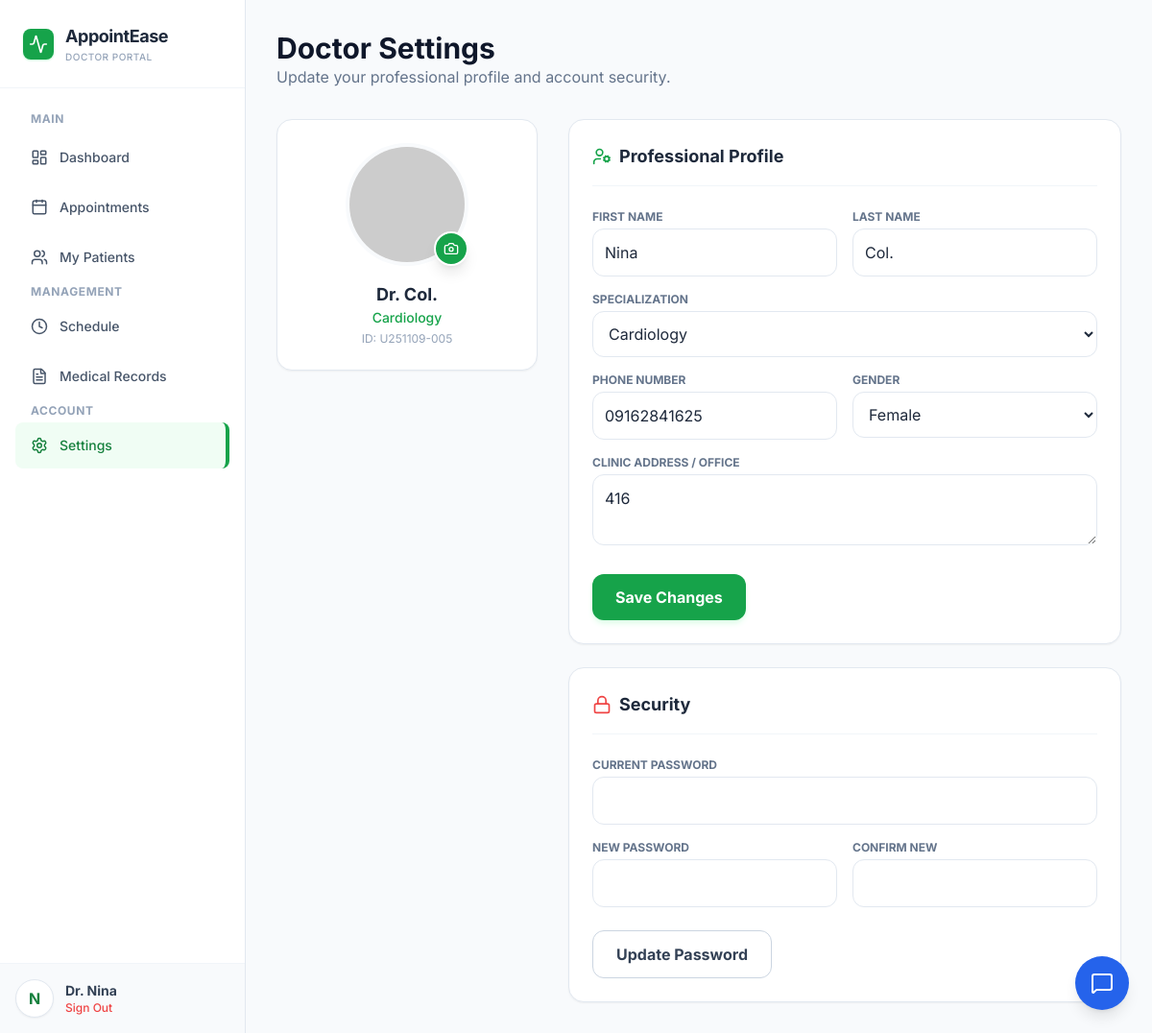
Page /doctor_settings.php (signed in) on the committed database.
### tables this page shows
CREATE TABLE `tblinfo` (
  `id` int(11) NOT NULL,
  `user_id` varchar(30) NOT NULL,
  `last_name` varchar(40) NOT NULL,
  `first_name` varchar(50) NOT NULL,
  `middle_name` varchar(40) NOT NULL,
  `specialization` varchar(30) NOT NULL,
  `bdate` date NOT NULL,
  `gender` varchar(10) NOT NULL,
  `address` varchar(200) NOT NULL,
  `contact` varchar(20) NOT NULL,
  `image` varchar(255) DEFAULT NULL
);

### controllers/doctor_settings_data.php (called while the page is built, shortened)
<?php
require_once 'session_handler.php';
require_once 'security_helper.php';
require_once 'db.php';
$user_id = session_get_user_id();
$stmt = $pdo->prepare("SELECT * FROM tblinfo WHERE user_id = ?");
$stmt->execute([$user_id]);
$info = $stmt->fetch(PDO::FETCH_ASSOC);
$specs = $pdo->query("SELECT specialization FROM tblspecialization ORDER BY specialization")->fetchAll(PDO::FETCH_COLUMN);
$avatar = !empty($info['image']) ? 'uploads/' . e($info['image']) : 'https://ui-avatars.com/api/?name=' . urlencode($info['first_name'] . '+' . $info['last_name']) . '&background=16a34a&color=fff';
?>

### security_helper.php (called while the page is built, shortened)
<?php
function sanitize_output($data) {
    return htmlspecialchars($data ?? '', ENT_QUOTES | ENT_SUBSTITUTE, 'UTF-8');
}
function e($data) {
    return sanitize_output($data);
}
?>

### session_handler.php (called while the page is built, shortened)
<?php
function session_get_user_id() {
    return $_SESSION['user_id'] ?? null;
}
?>

### doctor_settings.php (the view, shortened to what this page needs)
<?php
include __DIR__ . '/controllers/doctor_settings_data.php';
?>
<!DOCTYPE html>
<html lang="en">
<head>
    <script src="https://cdn.tailwindcss.com"></script>
</head>
<body class="text-slate-800">
    <div class="flex h-screen overflow-hidden">
        <?php include 'includes/doctor_sidebar.php'; ?>
        <main class="flex-1 overflow-auto w-full">
            <div class="p-6 md:p-8 max-w-5xl mx-auto">
                <div class="mb-8">
                    <h1 class="text-3xl font-bold text-slate-900">Doctor Settings</h1>
                    <p class="text-slate-500">Update your professional profile and account security.</p>
                </div>
                <div class="grid grid-cols-1 lg:grid-cols-3 gap-8">
                    <div class="lg:col-span-1">
                        <div class="bg-white p-6 rounded-2xl border border-slate-200 text-center sticky top-6 shadow-sm">
                            <form method="POST" enctype="multipart/form-data" id="avatarForm">
                                <div class="relative inline-block mb-4 group">
                                    <div class="w-32 h-32 rounded-full overflow-hidden border-4 border-slate-50 shadow-inner mx-auto">
                                        <img id="avatarPreview" src="<?= $avatar ?>" alt="Profile" class="w-full h-full object-cover transition-all duration-300">
                                    </div>
                                    <label for="avatarInput" class="absolute bottom-0 right-0 bg-green-600 text-white p-2 rounded-full cursor-pointer hover:bg-green-700 transition shadow-lg border-2 border-white">
                                        <i data-lucide="camera" class="w-4 h-4"></i>
                                    </label>
                                </div>
                                <h2 class="text-lg font-bold text-slate-800">Dr. <?= e($info['last_name']) ?></h2>
                                <p class="text-sm text-green-600 font-medium"><?= e($info['specialization']) ?></p>
                                <p class="text-xs text-slate-400 mt-1">ID: <?= e($user_id) ?></p>
                            </form>
                        </div>
                    </div>
                    <div class="lg:col-span-2 space-y-6">
                        <div class="bg-white p-6 rounded-2xl border border-slate-200 shadow-sm">
                            <div class="flex items-center gap-2 mb-6 pb-4 border-b border-slate-100">
                                <i data-lucide="user-cog" class="text-green-600 w-5 h-5"></i>
                                <h3 class="text-lg font-bold text-slate-800">Professional Profile</h3>
                            </div>
                            <form method="POST" id="profileForm" novalidate>
                                <div class="grid grid-cols-1 md:grid-cols-2 gap-4 mb-4">
                                    <div class="form-group">
                                        <label class="block text-xs font-bold text-slate-500 uppercase mb-1">First Name</label>
                                        <input type="text" name="first_name" id="first_name" value="<?= e($info['first_name']) ?>" class="w-full p-3 border border-slate-200 rounded-xl focus:outline-none focus:border-green-500 transition validation-field">
                                    </div>
                                    <div class="form-group">
                                        <label class="block text-xs font-bold text-slate-500 uppercase mb-1">Last Name</label>
                                        <input type="text" name="last_name" id="last_name" value="<?= e($info['last_name']) ?>" class="w-full p-3 border border-slate-200 rounded-xl focus:outline-none focus:border-green-500 transition validation-field">
                                    </div>
                                </div>
                                <div class="mb-4 form-group">
                                    <label class="block text-xs font-bold text-slate-500 uppercase mb-1">Specialization</label>
                                    <select name="specialization" id="specialization" class="w-full p-3 border border-slate-200 rounded-xl focus:outline-none focus:border-green-500 bg-white validation-field">
                                        <?php foreach($specs as $s): ?>
                                            <option value="<?= e($s) ?>" <?= ($info['specialization'] == $s) ? 'selected' : '' ?>><?= e($s) ?></option>
                                        <?php endforeach; ?>
                                    </select>
                                </div>
                                <div class="grid grid-cols-1 md:grid-cols-2 gap-4 mb-4">
                                    <div class="form-group">
                                        <label class="block text-xs font-bold text-slate-500 uppercase mb-1">Phone Number</label>
                                        <input type="text" name="contact" id="contact" value="<?= e($info['contact']) ?>" class="w-full p-3 border border-slate-200 rounded-xl focus:outline-none focus:border-green-500 transition validation-field">
                                    </div>
                                    <div class="form-group">
                                        <label class="block text-xs font-bold text-slate-500 uppercase mb-1">Gender</label>
                                        <select name="gender" id="gender" class="w-full p-3 border border-slate-200 rounded-xl focus:outline-none focus:border-green-500 bg-white validation-field">
                                            <option value="Female" <?= ($info['gender']=='Female')?'selected':'' ?>>Female</option>
                                        </select>
                                    </div>
                                </div>
                                <div class="mb-6 form-group">
                                    <label class="block text-xs font-bold text-slate-500 uppercase mb-1">Clinic Address / Office</label>
                                    <textarea name="address" id="address" rows="2" class="w-full p-3 border border-slate-200 rounded-xl focus:outline-none focus:border-green-500 transition validation-field"><?= e($info['address']) ?></textarea>
                                </div>
                                <button type="submit" name="update_profile" class="px-6 py-3 bg-green-600 hover:bg-green-700 text-white font-bold rounded-xl transition shadow-md shadow-green-100 w-full md:w-auto">
                                    Save Changes
                                </button>
                            </form>
                        </div>
                        <div class="bg-white p-6 rounded-2xl border border-slate-200 shadow-sm">
                            <div class="flex items-center gap-2 mb-6 pb-4 border-b border-slate-100">
                                <i data-lucide="lock" class="text-red-500 w-5 h-5"></i>
                                <h3 class="text-lg font-bold text-slate-800">Security</h3>
                            </div>
                            <form method="POST" id="passwordForm" novalidate>
                                <div class="space-y-4 mb-6">
                                    <div class="form-group">
                                        <label class="block text-xs font-bold text-slate-500 uppercase mb-1">Current Password</label>
                                        <input type="password" name="current_password" id="current_password" required class="w-full p-3 border border-slate-200 rounded-xl focus:outline-none focus:border-red-500 transition validation-field">
                                    </div>
                                    <div class="grid grid-cols-1 md:grid-cols-2 gap-4">
                                        <div class="form-group">
                                            <label class="block text-xs font-bold text-slate-500 uppercase mb-1">New Password</label>
                                            <input type="password" name="new_password" id="new_password" required class="w-full p-3 border border-slate-200 rounded-xl focus:outline-none focus:border-red-500 transition validation-field">
                                        </div>
                                        <div class="form-group">
                                            <label class="block text-xs font-bold text-slate-500 uppercase mb-1">Confirm New</label>
                                            <input type="password" name="confirm_password" id="confirm_password" required class="w-full p-3 border border-slate-200 rounded-xl focus:outline-none focus:border-red-500 transition validation-field">
                                        </div>
                                    </div>
                                </div>
                                <button type="submit" name="change_password" class="px-6 py-3 bg-white border border-slate-300 text-slate-700 font-bold rounded-xl hover:bg-slate-50 transition w-full md:w-auto">
                                    Update Password
                                </button>
                            </form>
                        </div>
                    </div>
                </div>
            </div>
        </main>
    </div>
</body>
</html>

### doctor_settings.php (style rules this page uses)
body { font-family: 'Inter', sans-serif; background-color: #f8fafc; }

### rows in the picture
tblinfo: last_name "Col.", specialization "Cardiology", first_name "Nina", contact "09162841625", gender "Female", address "416"

### other values in the picture
substr($sidebarDocName, 0, 1) "N"
$sidebarDocName "Nina"
$user_id "U251109-005"
form field specialization "Cardiology"
